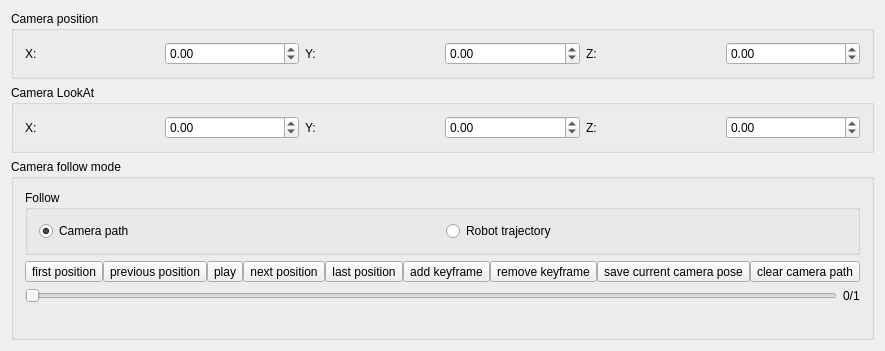
<ui version="4.0" >
 <class>ViewerSettingsPanelCameraClass</class>
 <widget class="QWidget" name="ViewerSettingsPanelCameraClass" >
  <property name="geometry" >
   <rect>
    <x>0</x>
    <y>0</y>
    <width>326</width>
    <height>351</height>
   </rect>
  </property>
  <property name="windowTitle" >
   <string>ViewerSettingsPanelCamera</string>
  </property>
  <layout class="QVBoxLayout" name="verticalLayout_3" >
   <item>
    <widget class="QGroupBox" name="groupBox_3" >
     <property name="title" >
      <string>Camera position</string>
     </property>
     <layout class="QVBoxLayout" name="verticalLayout_6" >
      <item>
       <layout class="QHBoxLayout" name="horizontalLayout_4" >
        <item>
         <widget class="QLabel" name="label" >
          <property name="text" >
           <string>X:</string>
          </property>
         </widget>
        </item>
        <item>
         <widget class="QDoubleSpinBox" name="posX" >
          <property name="minimum" >
           <double>-99.000000000000000</double>
          </property>
          <property name="singleStep" >
           <double>0.500000000000000</double>
          </property>
         </widget>
        </item>
        <item>
         <widget class="QLabel" name="label_2" >
          <property name="text" >
           <string>Y:</string>
          </property>
         </widget>
        </item>
        <item>
         <widget class="QDoubleSpinBox" name="posY" >
          <property name="minimum" >
           <double>-99.000000000000000</double>
          </property>
          <property name="singleStep" >
           <double>0.500000000000000</double>
          </property>
         </widget>
        </item>
        <item>
         <widget class="QLabel" name="label_3" >
          <property name="text" >
           <string>Z:</string>
          </property>
         </widget>
        </item>
        <item>
         <widget class="QDoubleSpinBox" name="posZ" >
          <property name="minimum" >
           <double>-99.000000000000000</double>
          </property>
          <property name="singleStep" >
           <double>0.500000000000000</double>
          </property>
         </widget>
        </item>
       </layout>
      </item>
     </layout>
    </widget>
   </item>
   <item>
    <widget class="QGroupBox" name="groupBox_4" >
     <property name="title" >
      <string>Camera LookAt</string>
     </property>
     <layout class="QVBoxLayout" name="verticalLayout_2" >
      <item>
       <layout class="QHBoxLayout" name="horizontalLayout_5" >
        <item>
         <widget class="QLabel" name="label_6" >
          <property name="text" >
           <string>X:</string>
          </property>
         </widget>
        </item>
        <item>
         <widget class="QDoubleSpinBox" name="lookX" >
          <property name="minimum" >
           <double>-99.000000000000000</double>
          </property>
          <property name="singleStep" >
           <double>0.500000000000000</double>
          </property>
         </widget>
        </item>
        <item>
         <widget class="QLabel" name="label_5" >
          <property name="text" >
           <string>Y:</string>
          </property>
         </widget>
        </item>
        <item>
         <widget class="QDoubleSpinBox" name="lookY" >
          <property name="minimum" >
           <double>-99.000000000000000</double>
          </property>
          <property name="singleStep" >
           <double>0.500000000000000</double>
          </property>
         </widget>
        </item>
        <item>
         <widget class="QLabel" name="label_4" >
          <property name="text" >
           <string>Z:</string>
          </property>
         </widget>
        </item>
        <item>
         <widget class="QDoubleSpinBox" name="lookZ" >
          <property name="minimum" >
           <double>-99.000000000000000</double>
          </property>
          <property name="singleStep" >
           <double>0.500000000000000</double>
          </property>
         </widget>
        </item>
       </layout>
      </item>
     </layout>
    </widget>
   </item>
   <item>
    <widget class="QGroupBox" name="groupBox" >
     <property name="title" >
      <string>Camera follow mode</string>
     </property>
     <layout class="QVBoxLayout" name="verticalLayout" >
      <item>
       <widget class="QGroupBox" name="followGroupBox" >
        <property name="title" >
         <string>Follow</string>
        </property>
        <property name="flat" >
         <bool>true</bool>
        </property>
        <layout class="QHBoxLayout" name="horizontalLayout_3" >
         <item>
          <widget class="QRadioButton" name="followCameraPathButton" >
           <property name="text" >
            <string>Camera path</string>
           </property>
           <property name="checked" >
            <bool>true</bool>
           </property>
          </widget>
         </item>
         <item>
          <widget class="QRadioButton" name="followTrajectoryButton" >
           <property name="text" >
            <string>Robot trajectory</string>
           </property>
          </widget>
         </item>
        </layout>
       </widget>
      </item>
      <item>
       <layout class="QHBoxLayout" name="horizontalLayout" >
        <property name="spacing" >
         <number>0</number>
        </property>
        <item>
         <widget class="QToolButton" name="firstScanButton" >
          <property name="toolTip" >
           <string>first frame</string>
          </property>
          <property name="text" >
           <string>first position</string>
          </property>
          <property name="icon" >
           <iconset resource="icons.qrc" >
            <normaloff>:/icons/media-skip-backward.png</normaloff>:/icons/media-skip-backward.png</iconset>
          </property>
         </widget>
        </item>
        <item>
         <widget class="QToolButton" name="previousScanButton" >
          <property name="toolTip" >
           <string>previous frame</string>
          </property>
          <property name="text" >
           <string>previous position</string>
          </property>
          <property name="icon" >
           <iconset resource="icons.qrc" >
            <normaloff>:/icons/media-seek-backward.png</normaloff>:/icons/media-seek-backward.png</iconset>
          </property>
         </widget>
        </item>
        <item>
         <widget class="QToolButton" name="playScanButton" >
          <property name="toolTip" >
           <string>play from current frame</string>
          </property>
          <property name="text" >
           <string>play</string>
          </property>
          <property name="icon" >
           <iconset resource="icons.qrc" >
            <normaloff>:/icons/media-playback-start.png</normaloff>:/icons/media-playback-start.png</iconset>
          </property>
          <property name="checkable" >
           <bool>true</bool>
          </property>
          <property name="checked" >
           <bool>false</bool>
          </property>
         </widget>
        </item>
        <item>
         <widget class="QToolButton" name="nextScanButton" >
          <property name="toolTip" >
           <string>next frame</string>
          </property>
          <property name="text" >
           <string>next position</string>
          </property>
          <property name="icon" >
           <iconset resource="icons.qrc" >
            <normaloff>:/icons/media-seek-forward.png</normaloff>:/icons/media-seek-forward.png</iconset>
          </property>
         </widget>
        </item>
        <item>
         <widget class="QToolButton" name="lastScanButton" >
          <property name="toolTip" >
           <string>last frame</string>
          </property>
          <property name="text" >
           <string>last position</string>
          </property>
          <property name="icon" >
           <iconset resource="icons.qrc" >
            <normaloff>:/icons/media-skip-forward.png</normaloff>:/icons/media-skip-forward.png</iconset>
          </property>
         </widget>
        </item>
        <item>
         <widget class="QToolButton" name="cameraPathAdd" >
          <property name="toolTip" >
           <string>add frame after current frame</string>
          </property>
          <property name="text" >
           <string>add keyframe</string>
          </property>
          <property name="icon" >
           <iconset resource="icons.qrc" >
            <normaloff>:/icons/list-add.png</normaloff>:/icons/list-add.png</iconset>
          </property>
         </widget>
        </item>
        <item>
         <widget class="QToolButton" name="cameraPathRemove" >
          <property name="toolTip" >
           <string>remove current frame</string>
          </property>
          <property name="text" >
           <string>remove keyframe</string>
          </property>
          <property name="icon" >
           <iconset resource="icons.qrc" >
            <normaloff>:/icons/list-remove.png</normaloff>:/icons/list-remove.png</iconset>
          </property>
         </widget>
        </item>
        <item>
         <widget class="QToolButton" name="cameraPathSave" >
          <property name="toolTip" >
           <string>save camera pose to current frame</string>
          </property>
          <property name="text" >
           <string>save current camera pose</string>
          </property>
          <property name="icon" >
           <iconset resource="icons.qrc" >
            <normaloff>:/icons/document-save.png</normaloff>:/icons/document-save.png</iconset>
          </property>
         </widget>
        </item>
        <item>
         <widget class="QToolButton" name="cameraPathClear" >
          <property name="toolTip" >
           <string>clear all frames</string>
          </property>
          <property name="text" >
           <string>clear camera path</string>
          </property>
          <property name="icon" >
           <iconset resource="icons.qrc" >
            <normaloff>:/icons/edit-clear-list.png</normaloff>:/icons/edit-clear-list.png</iconset>
          </property>
         </widget>
        </item>
       </layout>
      </item>
      <item>
       <layout class="QHBoxLayout" name="horizontalLayout_2" >
        <item>
         <widget class="QSlider" name="scanProgressSlider" >
          <property name="minimum" >
           <number>1</number>
          </property>
          <property name="orientation" >
           <enum>Qt::Horizontal</enum>
          </property>
         </widget>
        </item>
        <item>
         <widget class="QLabel" name="scanProgressLabel" >
          <property name="text" >
           <string>0/1</string>
          </property>
         </widget>
        </item>
       </layout>
      </item>
      <item>
       <spacer name="verticalSpacer" >
        <property name="orientation" >
         <enum>Qt::Vertical</enum>
        </property>
        <property name="sizeHint" stdset="0" >
         <size>
          <width>20</width>
          <height>40</height>
         </size>
        </property>
       </spacer>
      </item>
     </layout>
    </widget>
   </item>
  </layout>
 </widget>
 <layoutdefault spacing="6" margin="11" />
 <resources>
  <include location="icons.qrc" />
 </resources>
 <connections/>
</ui>
